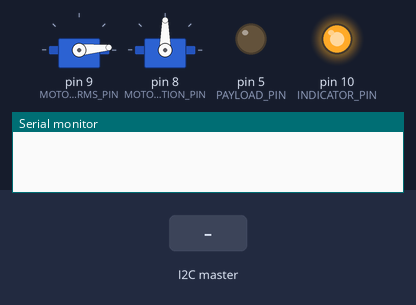
This sketch was run on a simulated Arduino Uno, built with avr-gcc and run on an emulated ATmega328P. Parts: 2 × servo, output pins drawn as LEDs (lit = HIGH), the last lines printed to the serial monitor. Inputs (shaded band) come from the test bench.

Above: at 0.1 s.
At 2.5 s:
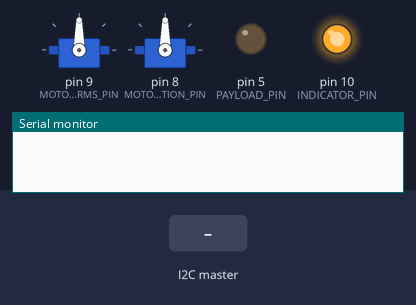
2.6 s: the I2C master sends the byte 1
At 5.7 s:
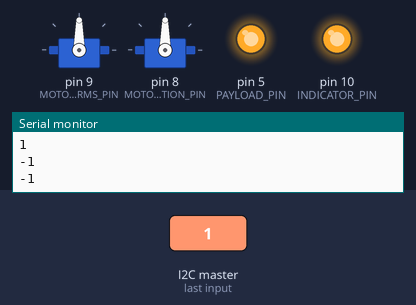
Timing chart, 0 to 7.2 s (numbered marks = the images above; inputs shaded):
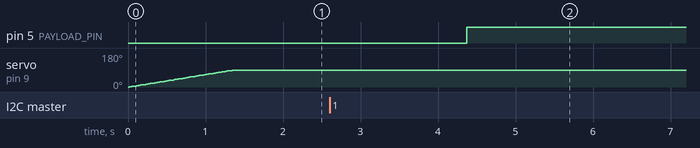

The sketch:

EPS.ino
```cpp
#include <Wire.h>
#include <Servo.h>

/*****************************************************/
#define MOTOR_SERVO_ARMS_PIN 9
#define MOTOR_SERVO_POSITION_PIN 8
#define PAYLOAD_PIN 5
#define INDICATOR_PIN 10
#define TEMPRETURE_SENSOR_PIN A0
#define VOLTAGE_SENSOR_PIN A1
#define LDR1_PIN A2
#define LDR2_PIN A3

//#define CHARGE_PIN_INDICATOR 4

/******************************************************/
Servo myservo ;
Servo initi_servo ;
/******************************************************/
int Command = 0 ;
int TELMETRY[3] = {0,0,0} ;
int counter = 0 ;
int Test_CHARGE_MODE  = 0  ;
int PAYLOAD_DELAY_TO_RUN = 0;
int PAYLOAD_RUN_Duration   = 0 ;
int Data_in[4] = {0,} ;


void setup()
{
  Wire.begin(9);                // join i2c bus with address #8
  Serial.begin(9600) ;
  Wire.onRequest(requestEvent); // register event
  Wire.onReceive(receiveEvent);
    /* Servos Setup*/
  initi_servo.attach(MOTOR_SERVO_ARMS_PIN);
  myservo.attach(MOTOR_SERVO_POSITION_PIN);

     /*PIN direction */
  pinMode(PAYLOAD_PIN, OUTPUT);
  pinMode(TEMPRETURE_SENSOR_PIN,INPUT);
  pinMode(VOLTAGE_SENSOR_PIN,INPUT);
  pinMode(LDR1_PIN,INPUT);
  pinMode(LDR2_PIN,INPUT);
  pinMode(INDICATOR_PIN,OUTPUT);
  digitalWrite(INDICATOR_PIN,HIGH);


   /******************************************************************************************/
  /* servo intitlization */
     initi_servo.attach(MOTOR_SERVO_ARMS_PIN);
     for (int pos = 0; pos <= 90; pos += 1) { // goes from 0 degrees to 180 degrees
     initi_servo.write(pos);              // tell servo to go to position in variable 'pos'
     delay(15);                       // waits 15ms for the servo to reach the position
    /*************************************************************************************************/
  }
}


void loop() {
  //delay(6000) ;
  Read_Sensor_Vaule() ;
  Update_Telemetry_data() ;
  delay(2000) ;
  RUN_PAY_LOAD();
 Charge_Mode () ;
 for (int i =  0 ; i<3 ; i++)
 {
  switch(i){
    case 0:  Serial.print("tempreture is " ) ; Serial.println (Data_in[i]); break ;
    case 1:  Serial.print("volt is " ) ; Serial.println (Data_in[i]); break ;
    case 2:  Serial.print("ldr is " ) ; Serial.println (Data_in[i]); break ;


    }
  }
}

// function that executes whenever data is requested by master
// this function is registered as an event, see setup()
void requestEvent() {
  for (int i =  0 ; i < 3 ; i++)
  {
  Wire.write(TELMETRY[i]); // respond with message of 2 bytes
  // as expected by master
}
}


void Read_Sensor_Vaule()
{

/*--------------------------------------------------------------------------------------

[FUNCTION NAME] : this function will get the sensor reading and
[DESRIPTION]    : read the sensor value
[ARGUMENT(S)]   :
   [IN]         : void
[Return]        : void

---------------------------------------------------------------------------------------*/

  Data_in[0] = map(analogRead(TEMPRETURE_SENSOR_PIN), 0, 1023, 0, 255); /*Temp*/
  Data_in[1] = map(analogRead(VOLTAGE_SENSOR_PIN), 0, 1023, 0, 5); /*Volat*/

  Data_in[2] = map(analogRead(LDR1_PIN), 0, 1023, 0, 255);   /*LDR1*/
  Data_in[3] = map(analogRead(LDR2_PIN), 0, 1023, 0, 255);   /*LDR2*/

}


void Update_Telemetry_data()
{

  TELMETRY[0] = Data_in[0];
  TELMETRY[1] = Data_in[1];
  if (Data_in[2] < Data_in[3])
{

  TELMETRY[2] = Data_in[2];
}
else
{

TELMETRY[2] = Data_in[3];
}

}

void receiveEvent(int howMany) {

  PAYLOAD_DELAY_TO_RUN = Wire.read() ;
  PAYLOAD_RUN_Duration = Wire.read() ;
  Test_CHARGE_MODE = Wire.read();
  Serial.println("Command" ) ;
Serial.println(PAYLOAD_DELAY_TO_RUN) ;
Serial.println(PAYLOAD_RUN_Duration) ;
Serial.println(Test_CHARGE_MODE) ;

}


void RUN_PAY_LOAD()
{

  /*--------------------------------------------------------------------------------------
[FUNCTION NAME] :  RUN_PAY_LOAD
[DESRIPTION]    : this function is responsiable to take action to the payload
                  depending on tow paramter the delay time and run time duration
[ARGUMENT(S)]  : void
   [IN]  : void
[Return]      : void

---------------------------------------------------------------------------------------*/

  if (PAYLOAD_DELAY_TO_RUN > 0 )
  {
    delay(PAYLOAD_DELAY_TO_RUN*1000) ;
    digitalWrite(PAYLOAD_PIN,HIGH) ;
    delay(PAYLOAD_RUN_Duration*1000) ;
    digitalWrite(PAYLOAD_PIN, LOW);
    PAYLOAD_DELAY_TO_RUN  = 0 ;
    PAYLOAD_RUN_Duration = 0 ;
  }

}

void Charge_Mode ()
{
  /*--------------------------------------------------------------------------------------
[FUNCTION NAME] :Get_MAx_LDR_Value
[DESRIPTION]    : Get the max value of LDR sensor that
                  used to control the coordinate of the cube
[ARGUMENT(S)]   :
   [IN]         : void
[Return]        : int data represent the max value
---------------------------------------------------------------------------------------*/


if (Data_in[2] < Data_in[3])
{


     myservo.write(0);


}
else
{
     myservo.write(180);

}


}
```

Measured:
- after the input at 2.6 s, pin 5 (PAYLOAD_PIN): LOW → HIGH after 1.8 s; servo on pin 8 (MOTOR_SERVO_POSITION_PIN): stays 90° (without the input it goes to 180° after 0.77 s)
